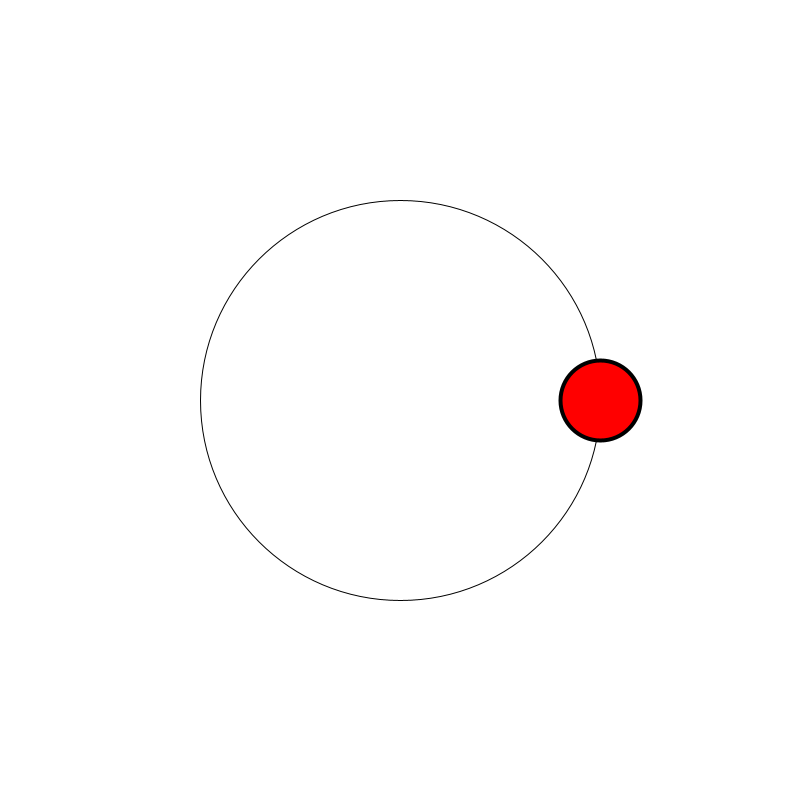
Frame 1 (no input)
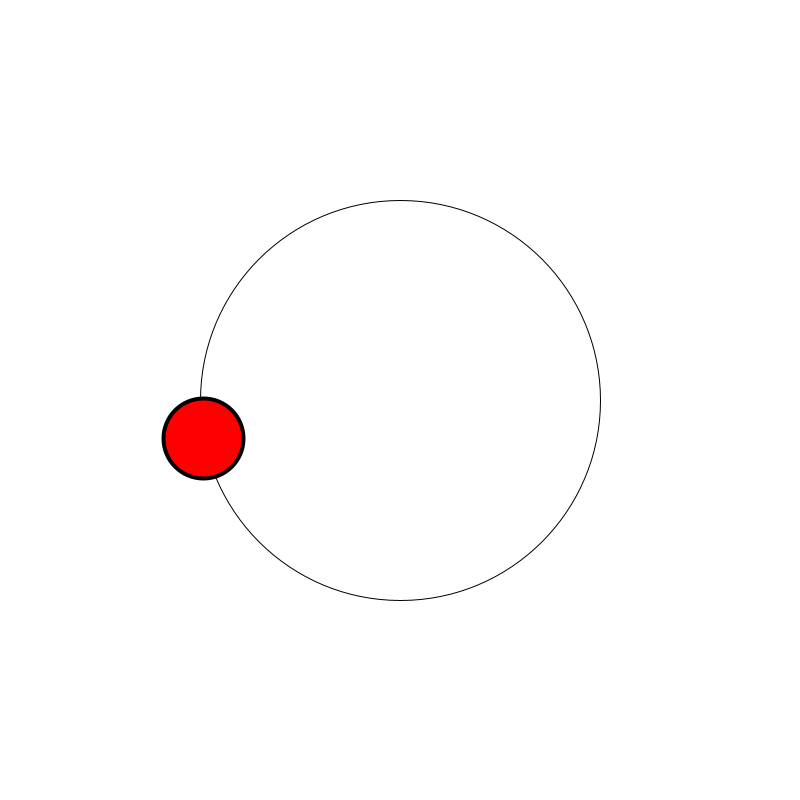
Frame 60 (the mouse pressed at the canvas centre just before this capture)
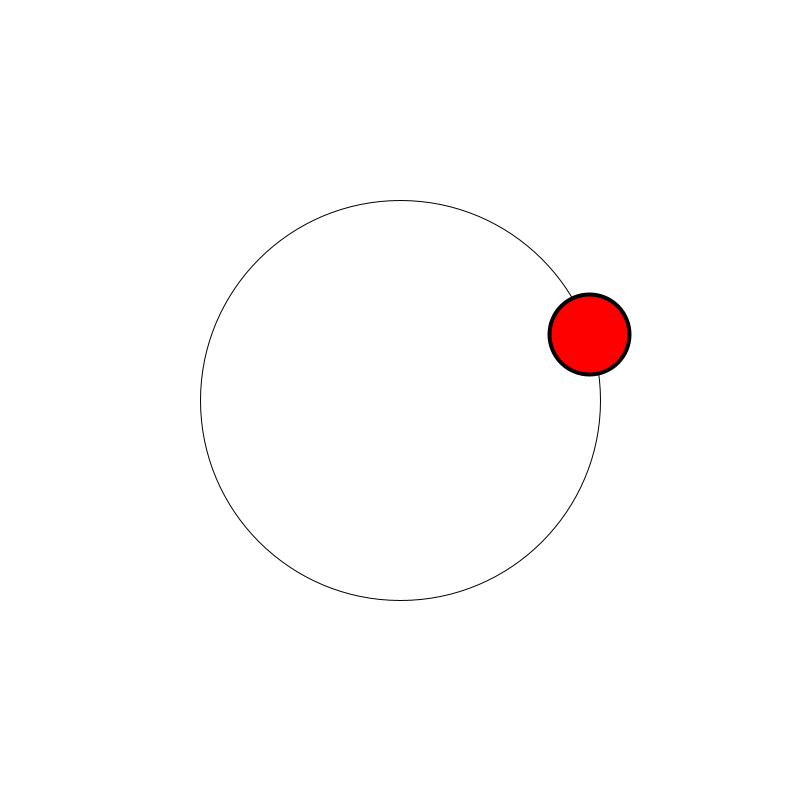
Frame 120 (the mouse held since frame 60 and released just before this capture)

The Processing sketch that drew these frames (run headless with seeded random() and noise(); from frame 60 on, the mouse is pressed at the canvas centre):

// Processing sketch: polarMotion
// ── polarMotion.pde

float x, y;

float cx, cy;
float angle = 0.0;
float radius = 200;
float stepA = 0.05;

void setup(){
  size(800,800);
  frameRate(30);
  
  cx = width/2;
  cy = height/2;
  
}


void draw(){
  
  background(255);
  
  x = cx + cos(angle)*radius;
  y = cy + sin(angle)*radius;
  
  fill(255); strokeWeight(1);
  ellipse(cx, cy, 2*radius, 2*radius);
  
  fill(255,0,0); strokeWeight(4);
  ellipse(x, y, 80, 80);
  
  angle += stepA;
  
}
